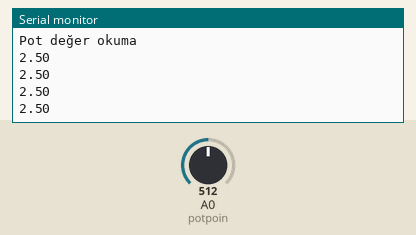
This sketch was run on a simulated Arduino Uno, built with avr-gcc and run on an emulated ATmega328P. On the bench: the last lines printed to the serial monitor. Inputs (shaded band) come from the test bench; at power-on: A0 (potpoin) = 512.

Above: at 1.2 s.
1.3 s: A0 (potpoin) set to 716
At 1.71 s:
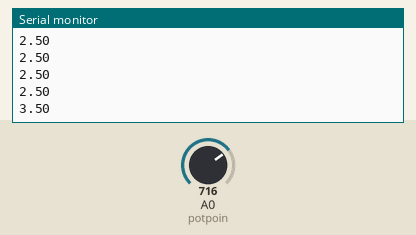
2.8 s: A0 (potpoin) set to 900
At 2.91 s:
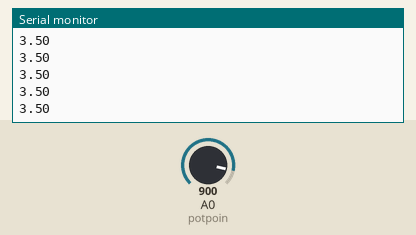
Timing chart, 0 to 5.8 s (numbered marks = the images above; inputs shaded):
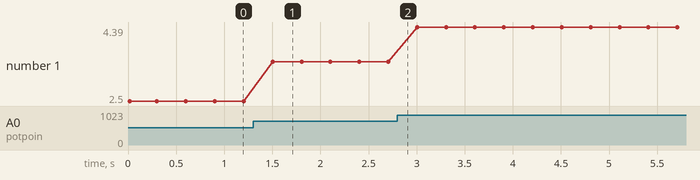

Measured:
- after the input at 1.3 s, the serial monitor: prints a new line after 0.20 s (image 1)
- plotted number 1: 2.5 → 3.5 after the input at 1.3 s, 3.5 → 4.39 after the input at 2.8 s

The sketch:

Analog_okuma_04.ino
```cpp
#define potpoin A0
int deger=0;
void setup()
{
Serial.begin(9600);
Serial.println("Pot değer okuma");
}

void loop()
{
deger=analogRead(potpoin);
float gerilim=(5.00/1024.00)*deger;
Serial.println(gerilim);
delay(300);
}
```
